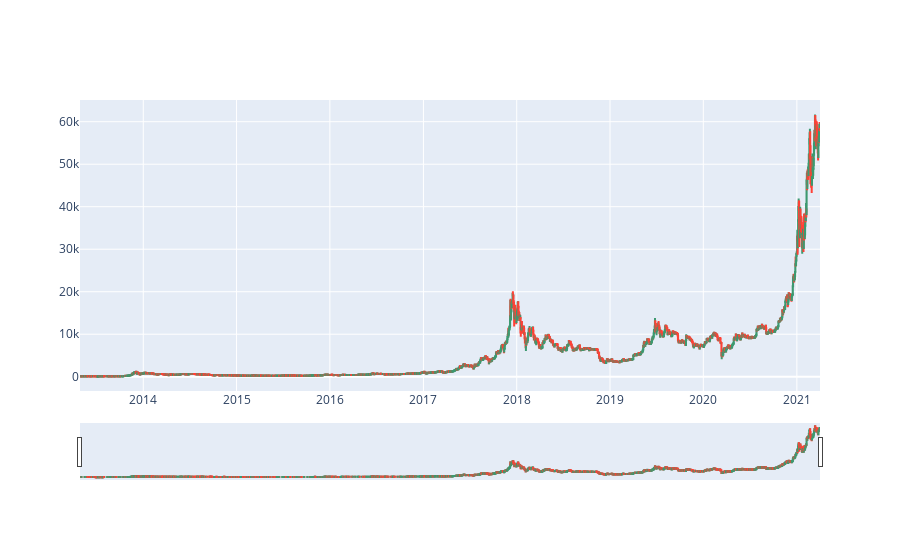

Write notebook code for a chart like this one.
### Markdown cell above
## Plotting a candlestick chart

A candlestick chart is chart with a tick at each particular point of time with four important pieces of information: the open, the high, the low, and the close of the price. In the case of cryptocurrencies, this is daily information (weekends are also trading days). The small whiskers are the highs and low. The candle is red when the closing price was below the opening price and vice versa (then it would be a green color). This is fairly intuitive to understand.

### Code cell
fig = go.Figure(data=[go.Candlestick(x=BTC.index,
                open=BTC['open'], high=BTC['high'],
                low=BTC['low'], close=BTC['close'])
                     ])

# fig.update_yaxes(type="log")
# fig.update_layout(xaxis_rangeslider_visible=False)
fig.show()

### Figure 1 — Plotly figure (JSON) as saved in the notebook; plotly's stock layout.template omitted (floating-point values rounded to 4 significant figures; data arrays with more than 128 entries replaced by an {"elided": "..."} marker saying what was removed)
{"data": [{"close": {"elided": "2895 float values"}, "high": {"elided": "2895 float values"}, "low": {"elided": "2895 float values"}, "open": {"elided": "2895 float values"}, "type": "candlestick", "x": {"elided": "2895 str values"}}], "layout": {}}
